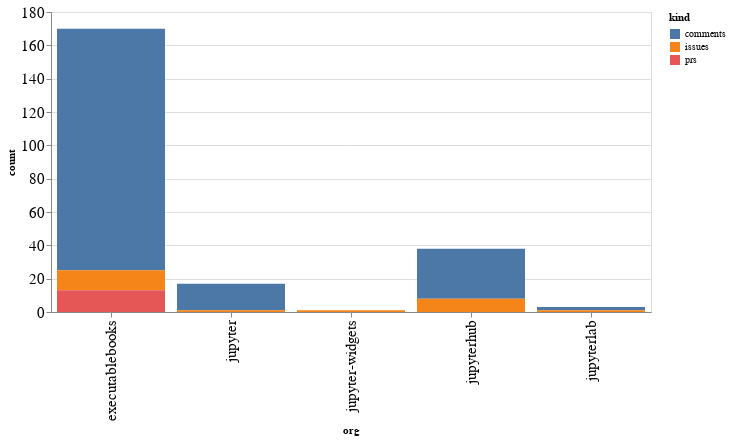

Notebook cell for this chart:
### Code cell
alt.Chart(org_summaries, width=600).mark_bar().encode(
    x='org',
    y='count',
    color='kind',
    tooltip="org"
)

### Figure 1 — Vega-Lite specification as saved in the notebook (floating-point values rounded to 4 significant figures)
{"config": {"axisLeft": {"labelFontSize": 15}, "axisBottom": {"labelFontSize": 15}}, "data": {"name": "data-c45ba83c896cdf153332bc5a5f04b8e0"}, "mark": "bar", "encoding": {"color": {"type": "nominal", "field": "kind"}, "tooltip": {"type": "nominal", "field": "org"}, "x": {"type": "nominal", "field": "org"}, "y": {"type": "quantitative", "field": "count"}}, "width": 600, "$schema": "https://vega.github.io/schema/vega-lite/v4.8.1.json", "datasets": {"data-c45ba83c896cdf153332bc5a5f04b8e0": [{"org": "executablebooks", "kind": "comments", "count": 145}, {"org": "executablebooks", "kind": "issues", "count": 12}, {"org": "executablebooks", "kind": "prs", "count": 13}, {"org": "jupyter", "kind": "comments", "count": 16}, {"org": "jupyter", "kind": "issues", "count": 1}, {"org": "jupyter-widgets", "kind": "issues", "count": 1}, {"org": "jupyterhub", "kind": "comments", "count": 30}, {"org": "jupyterhub", "kind": "issues", "count": 8}, {"org": "jupyterlab", "kind": "comments", "count": 2}, {"org": "jupyterlab", "kind": "issues", "count": 1}]}}
